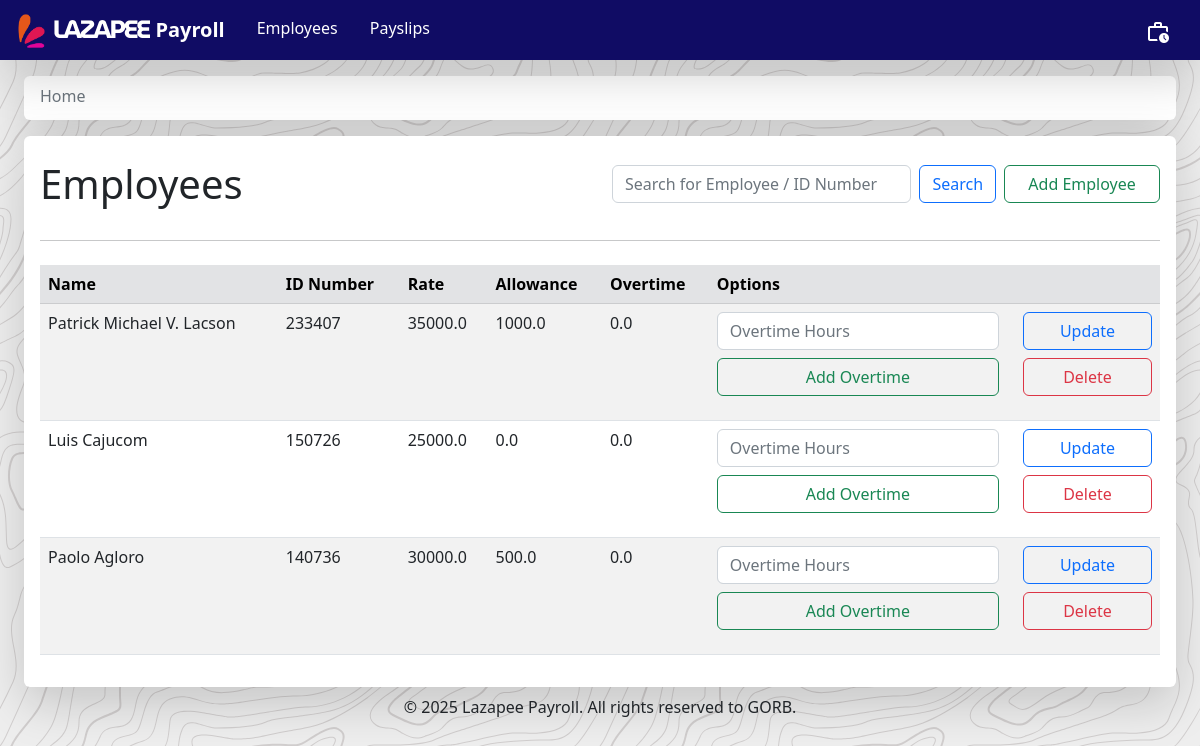
The app's page /, older data.
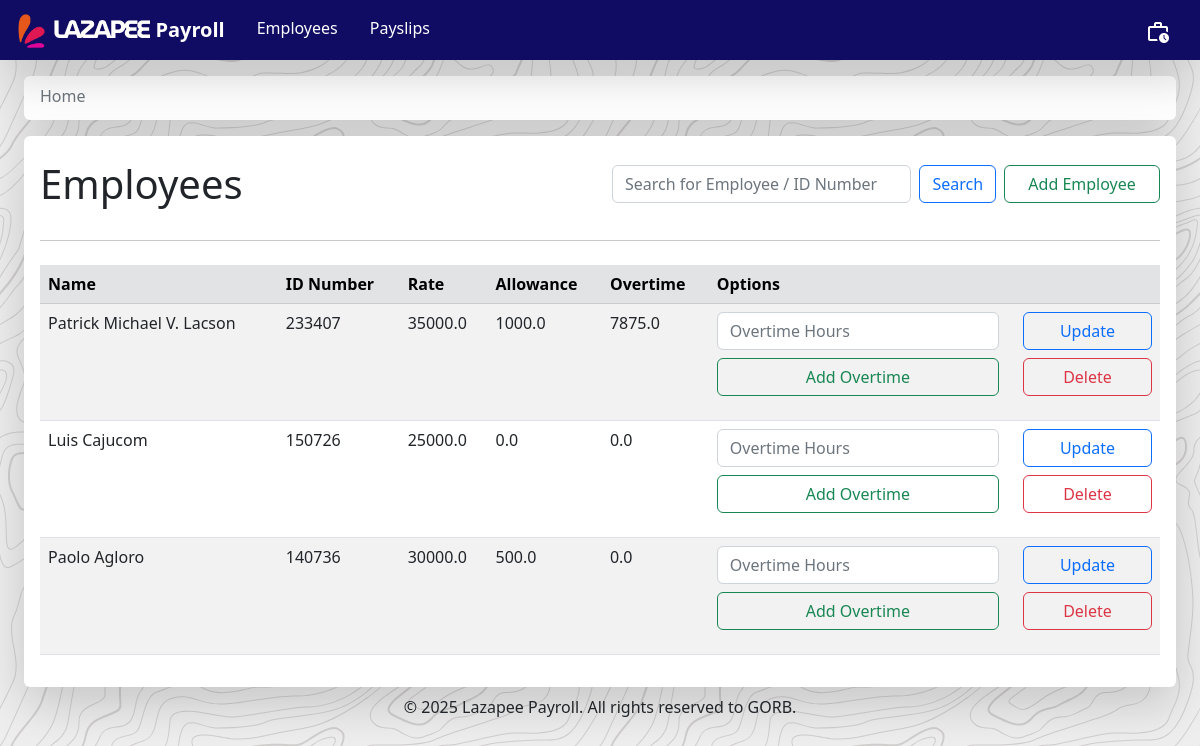
The same page, newer data.
### payroll_app/models.py (models this page shows, shortened)
class Employee(models.Model):
    name = models.CharField(max_length = 300)
    id_number = models.CharField(max_length = 300, unique = True)
    rate = models.FloatField()
    overtime_pay = models.FloatField(null=True)
    allowance = models.FloatField(null=True)
    def getName(self):
        return self.name
    def getID(self):
        return self.id_number
    def getRate(self):
        return self.rate
    def getOvertime(self):
        return self.overtime_pay
    def getAllowance(self):
        return self.allowance

### payroll_app/views.py (the view)
# urls.py: path('', views.employees_page, name='employees'),
def employees_page(request):
    global history
    if (request.method=="POST"):
        button = request.POST.get("button")
        if button == "search":
            creds = request.POST.get("Search")
            if creds.isdigit() == True:
                employees = Employee.objects.filter(id_number=creds)
                return render(request, 'payroll_app/employees_page.html', {'employees':employees, 'history':history})
            else:
                employees = Employee.objects.filter(name__icontains=creds)
                return render(request, 'payroll_app/employees_page.html', {'employees':employees, 'history':history})
        elif button == "add_overtime":
            id = request.POST.get("employee_id")
            hours = request.POST.get("hours")
            overtime = get_object_or_404(Employee, id_number=id).getOvertime() + (get_object_or_404(Employee, id_number=id).getRate()/160) * 1.5 * int(hours)
            Employee.objects.filter(id_number=id).update(overtime_pay=overtime)
            employees = Employee.objects.all()
            return render(request, 'payroll_app/employees_page.html', {'employees':employees, 'history':history})
    else:
        employees = Employee.objects.all()
        message = request.session.pop('message', None)
        return render(request, 'payroll_app/employees_page.html', {'employees':employees, 'message':message, 'history':history})

### payroll_app/templates/payroll_app/employees_page.html (shortened to what this page needs)
{% extends 'payroll_app/base.html' %}
{% load static %}
    {% block directory %}
        <ol class="breadcrumb mb-1">
            <li class="breadcrumb-item">
                <a href="{% url 'employees' %}" class="text-secondary text-decoration-none">Home</a>
            </li>
        </ol>
    {% endblock %}
    {% block content %}
        <div class="navbar mt-3 mx-4 p-3 shadow-lg rounded div-animation" style="background-color: white">
            <div class="w-100">
                <div class="row align-items-center">
                    <div class="col">
                        <h1 class="mt-2">Employees</h1>
                    </div>
                    <div class="col">
                        <form class="form-inline my-2 d-flex" method="POST"> {% csrf_token %}
                            <input class="form-control" type="search" placeholder="Search for Employee / ID Number" name="Search">
                            <button class="btn btn-outline-primary mx-2" type="submit" name="button" value="search">Search</button>
                            <a class="btn btn-outline-success w-50" href="{% url 'create_employee' %}">Add Employee</a>
                        </form>
                    </div>
                </div>
                <hr class="my-4">
            </div>
            <table class="table table-hover table-striped">
                <thead class="table-secondary">
                    <th scope="col"> Name </th>
                    <th scope="col"> ID Number </th>
                    <th scope="col"> Rate </th>
                    <th scope="col"> Allowance </th>
                    <th scope="col"> Overtime </th>
                    <th scope="col"> Options </th>
                </thead>
                <tbody>
                    {% for e in employees %}
                    <tr>
                        <td> {{ e.getName }} </td>
                        <td> {{ e.getID }} </td>
                        <td> {{ e.getRate }} </td>
                        <td> {{ e.getAllowance }} </td>
                        <td> {{ e.getOvertime }} </td>
                        <td>
                            <form method="POST">{% csrf_token %}
                                <div class="row mb-2">
                                    <div class="col-8">
                                        <input type="number" class="form-control" id="hours" name="hours" placeholder="Overtime Hours" min="0">
                                    </div>
                                    <div class="col-4">
                                        <a href="{% url 'update_employee' pk=e.pk %}" class="btn btn-outline-primary px-3 mr-3 w-100">Update</a>
                                    </div>
                                </div>
                                <div class="row">
                                    <div class="col-8">
                                        <button type="submit" class="btn btn-outline-success mr-1 w-100" name="button" value="add_overtime">Add Overtime</button>
                                    </div>
                                    <div class="col-4">
                                        <a href="{% url 'delete_employee' pk=e.pk %}" class="btn btn-outline-danger px-3 mr-3 w-100">Delete</a>
                                    </div>
                                </div>
                            </form>
                        </td>
                    </tr>
                    {% endfor %}
                </tbody>
            </table>
        </div>
    {% endblock %}

Row changes from the older to the newer data that the page shows:
changed Employee "Patrick Michael V. Lacson": getOvertime "0.0" → "7875.0"
